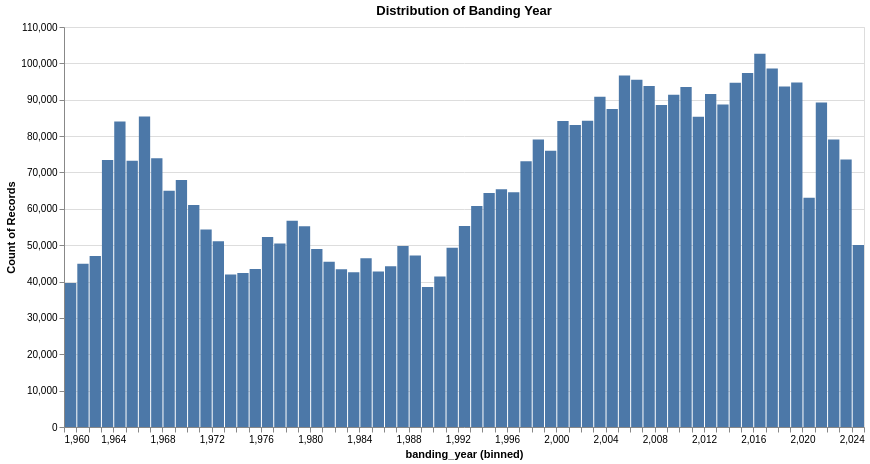

The cell this chart's notebook holds for it:
### Code cell
# altair histogram of banding_year
chart = alt.Chart(df_banding_pd).mark_bar().encode(
    alt.X("banding_year", bin=alt.Bin(maxbins=100)),
    y='count()',
).properties(
    title="Distribution of Banding Year",
    width=800,
    height=400
)   

chart

### Figure 1 — Vega specification as saved in the notebook (floating-point values rounded to 4 significant figures)
{"$schema": "https://vega.github.io/schema/vega/v5.json", "data": [{"name": "source_0", "values": [{"__count": 96653, "bin_maxbins_100_banding_year": 2005.0, "bin_maxbins_100_banding_year_end": 2006.0}, {"__count": 98619, "bin_maxbins_100_banding_year": 2017.0, "bin_maxbins_100_banding_year_end": 2018.0}, {"__count": 73590, "bin_maxbins_100_banding_year": 2023.0, "bin_maxbins_100_banding_year_end": 2024.0}, {"__count": 52230, "bin_maxbins_100_banding_year": 1976.0, "bin_maxbins_100_banding_year_end": 1977.0}, {"__count": 90813, "bin_maxbins_100_banding_year": 2003.0, "bin_maxbins_100_banding_year_end": 2004.0}, {"__count": 64331, "bin_maxbins_100_banding_year": 1994.0, "bin_maxbins_100_banding_year_end": 1995.0}, {"__count": 84198, "bin_maxbins_100_banding_year": 2002.0, "bin_maxbins_100_banding_year_end": 2003.0}, {"__count": 93776, "bin_maxbins_100_banding_year": 2007.0, "bin_maxbins_100_banding_year_end": 2008.0}, {"__count": 93475, "bin_maxbins_100_banding_year": 2010.0, "bin_maxbins_100_banding_year_end": 2011.0}, {"__count": 88688, "bin_maxbins_100_banding_year": 2013.0, "bin_maxbins_100_banding_year_end": 2014.0}, {"__count": 91570, "bin_maxbins_100_banding_year": 2012.0, "bin_maxbins_100_banding_year_end": 2013.0}, {"__count": 91383, "bin_maxbins_100_banding_year": 2009.0, "bin_maxbins_100_banding_year_end": 2010.0}, {"__count": 94755, "bin_maxbins_100_banding_year": 2019.0, "bin_maxbins_100_banding_year_end": 2020.0}, {"__count": 75991, "bin_maxbins_100_banding_year": 1999.0, "bin_maxbins_100_banding_year_end": 2000.0}, {"__count": 79038, "bin_maxbins_100_banding_year": 2022.0, "bin_maxbins_100_banding_year_end": 2023.0}, {"__count": 102621, "bin_maxbins_100_banding_year": 2016.0, "bin_maxbins_100_banding_year_end": 2017.0}, {"__count": 79062, "bin_maxbins_100_banding_year": 1998.0, "bin_maxbins_100_banding_year_end": 1999.0}, {"__count": 41380, "bin_maxbins_100_banding_year": 1990.0, "bin_maxbins_100_banding_year_end": 1991.0}, {"__count": 87427, "bin_maxbins_100_banding_year": 2004.0, "bin_maxbins_100_banding_year_end": 2005.0}, {"__count": 64569, "bin_maxbins_100_banding_year": 1996.0, "bin_maxbins_100_banding_year_end": 1997.0}, {"__count": 84178, "bin_maxbins_100_banding_year": 2000.0, "bin_maxbins_100_banding_year_end": 2001.0}, {"__count": 50493, "bin_maxbins_100_banding_year": 1977.0, "bin_maxbins_100_banding_year_end": 1978.0}, {"__count": 43470, "bin_maxbins_100_banding_year": 1975.0, "bin_maxbins_100_banding_year_end": 1976.0}, {"__count": 47175, "bin_maxbins_100_banding_year": 1988.0, "bin_maxbins_100_banding_year_end": 1989.0}, {"__count": 67943, "bin_maxbins_100_banding_year": 1969.0, "bin_maxbins_100_banding_year_end": 1970.0}, {"__count": 84007, "bin_maxbins_100_banding_year": 1964.0, "bin_maxbins_100_banding_year_end": 1965.0}, {"__count": 64994, "bin_maxbins_100_banding_year": 1968.0, "bin_maxbins_100_banding_year_end": 1969.0}, {"__count": 83080, "bin_maxbins_100_banding_year": 2001.0, "bin_maxbins_100_banding_year_end": 2002.0}, {"__count": 48942, "bin_maxbins_100_banding_year": 1980.0, "bin_maxbins_100_banding_year_end": 1981.0}, {"__count": 43401, "bin_maxbins_100_banding_year": 1982.0, "bin_maxbins_100_banding_year_end": 1983.0}, {"__count": 44225, "bin_maxbins_100_banding_year": 1986.0, "bin_maxbins_100_banding_year_end": 1987.0}, {"__count": 38469, "bin_maxbins_100_banding_year": 1989.0, "bin_maxbins_100_banding_year_end": 1990.0}, {"__count": 60798, "bin_maxbins_100_banding_year": 1993.0, "bin_maxbins_100_banding_year_end": 1994.0}, {"__count": 55183, "bin_maxbins_100_banding_year": 1979.0, "bin_maxbins_100_banding_year_end": 1980.0}, {"__count": 56719, "bin_maxbins_100_banding_year": 1978.0, "bin_maxbins_100_banding_year_end": 1979.0}, {"__count": 61018, "bin_maxbins_100_banding_year": 1970.0, "bin_maxbins_100_banding_year_end": 1971.0}, {"__count": 49324, "bin_maxbins_100_banding_year": 1991.0, "bin_maxbins_100_banding_year_end": 1992.0}, {"__count": 97330, "bin_maxbins_100_banding_year": 2015.0, "bin_maxbins_100_banding_year_end": 2016.0}, {"__count": 39597, "bin_maxbins_100_banding_year": 1960.0, "bin_maxbins_100_banding_year_end": 1961.0}, {"__count": 41932, "bin_maxbins_100_banding_year": 1973.0, "bin_maxbins_100_banding_year_end": 1974.0}, {"__count": 45430, "bin_maxbins_100_banding_year": 1981.0, "bin_maxbins_100_banding_year_end": 1982.0}, {"__count": 49787, "bin_maxbins_100_banding_year": 1987.0, "bin_maxbins_100_banding_year_end": 1988.0}, {"__count": 73940, "bin_maxbins_100_banding_year": 1967.0, "bin_maxbins_100_banding_year_end": 1968.0}, {"__count": 95489, "bin_maxbins_100_banding_year": 2006.0, "bin_maxbins_100_banding_year_end": 2007.0}, {"__count": 42795, "bin_maxbins_100_banding_year": 1985.0, "bin_maxbins_100_banding_year_end": 1986.0}, {"__count": 55302, "bin_maxbins_100_banding_year": 1992.0, "bin_maxbins_100_banding_year_end": 1993.0}, {"__count": 85319, "bin_maxbins_100_banding_year": 2011.0, "bin_maxbins_100_banding_year_end": 2012.0}, {"__count": 93640, "bin_maxbins_100_banding_year": 2018.0, "bin_maxbins_100_banding_year_end": 2019.0}, {"__count": 73231, "bin_maxbins_100_banding_year": 1965.0, "bin_maxbins_100_banding_year_end": 1966.0}, {"__count": 54309, "bin_maxbins_100_banding_year": 1971.0, "bin_maxbins_100_banding_year_end": 1972.0}, {"__count": 94698, "bin_maxbins_100_banding_year": 2014.0, "bin_maxbins_100_banding_year_end": 2015.0}, {"__count": 73392, "bin_maxbins_100_banding_year": 1963.0, "bin_maxbins_100_banding_year_end": 1964.0}, {"__count": 44897, "bin_maxbins_100_banding_year": 1961.0, "bin_maxbins_100_banding_year_end": 1962.0}, {"__count": 73061, "bin_maxbins_100_banding_year": 1997.0, "bin_maxbins_100_banding_year_end": 1998.0}, {"__count": 42557, "bin_maxbins_100_banding_year": 1983.0, "bin_maxbins_100_banding_year_end": 1984.0}, {"__count": 50047, "bin_maxbins_100_banding_year": 2024.0, "bin_maxbins_100_banding_year_end": 2025.0}, {"__count": 65405, "bin_maxbins_100_banding_year": 1995.0, "bin_maxbins_100_banding_year_end": 1996.0}, {"__count": 88532, "bin_maxbins_100_banding_year": 2008.0, "bin_maxbins_100_banding_year_end": 2009.0}, {"__count": 51056, "bin_maxbins_100_banding_year": 1972.0, "bin_maxbins_100_banding_year_end": 1973.0}, {"__count": 42322, "bin_maxbins_100_banding_year": 1974.0, "bin_maxbins_100_banding_year_end": 1975.0}, {"__count": 85380, "bin_maxbins_100_banding_year": 1966.0, "bin_maxbins_100_banding_year_end": 1967.0}, {"__count": 46376, "bin_maxbins_100_banding_year": 1984.0, "bin_maxbins_100_banding_year_end": 1985.0}, {"__count": 47002, "bin_maxbins_100_banding_year": 1962.0, "bin_maxbins_100_banding_year_end": 1963.0}, {"__count": 63022, "bin_maxbins_100_banding_year": 2020.0, "bin_maxbins_100_banding_year_end": 2021.0}, {"__count": 89233, "bin_maxbins_100_banding_year": 2021.0, "bin_maxbins_100_banding_year_end": 2022.0}]}, {"name": "source_0_y_domain___count", "values": [{"min": 38469, "max": 102621}]}], "signals": [{"name": "bin_maxbins_100_banding_year_bins", "value": {"fields": ["banding_year"], "fname": "bin_banding_year", "start": 1960.0, "step": 1.0, "stop": 2025.0}}], "marks": [{"type": "rect", "name": "marks", "from": {"data": "source_0"}, "encode": {"update": {"x2": {"field": "bin_maxbins_100_banding_year", "scale": "x", "offset": {"signal": "0.5 + (abs(scale(\"x\", datum[\"bin_maxbins_100_banding_year_end\"]) - scale(\"x\", datum[\"bin_maxbins_100_banding_year\"])) < 0.25 ? -0.5 * (0.25 - (abs(scale(\"x\", datum[\"bin_maxbins_100_banding_year_end\"]) - scale(\"x\", datum[\"bin_maxbins_100_banding_year\"])))) : 0.5)"}}, "y2": {"value": 0, "scale": "y"}, "fill": {"value": "#4c78a8"}, "x": {"field": "bin_maxbins_100_banding_year_end", "scale": "x", "offset": {"signal": "0.5 + (abs(scale(\"x\", datum[\"bin_maxbins_100_banding_year_end\"]) - scale(\"x\", datum[\"bin_maxbins_100_banding_year\"])) < 0.25 ? 0.5 * (0.25 - (abs(scale(\"x\", datum[\"bin_maxbins_100_banding_year_end\"]) - scale(\"x\", datum[\"bin_maxbins_100_banding_year\"])))) : -0.5)"}}, "y": {"field": "__count", "scale": "y"}}}, "style": ["bar"]}], "scales": [{"name": "x", "type": "linear", "domain": {"signal": "[bin_maxbins_100_banding_year_bins.start, bin_maxbins_100_banding_year_bins.stop]"}, "range": [0, {"signal": "width"}], "bins": {"signal": "bin_maxbins_100_banding_year_bins"}, "zero": false}, {"name": "y", "type": "linear", "domain": [{"signal": "(data(\"source_0_y_domain___count\")[0] || {}).min"}, {"signal": "(data(\"source_0_y_domain___count\")[0] || {}).max"}], "range": [{"signal": "height"}, 0], "nice": true, "zero": true}], "axes": [{"scale": "y", "tickCount": {"signal": "ceil(height/40)"}, "grid": true, "domain": false, "orient": "left", "maxExtent": 0, "labels": false, "ticks": false, "minExtent": 0, "zindex": 0, "gridScale": "x", "aria": false}, {"scale": "x", "labelFlush": true, "zindex": 0, "tickCount": {"signal": "ceil(width/10)"}, "labelOverlap": true, "orient": "bottom", "grid": false, "title": "banding_year (binned)"}, {"scale": "y", "zindex": 0, "labelOverlap": true, "title": "Count of Records", "tickCount": {"signal": "ceil(height/40)"}, "orient": "left", "grid": false}], "title": {"text": "Distribution of Banding Year", "frame": "group"}, "background": "white", "padding": 5, "style": "cell", "height": 400, "width": 800}
